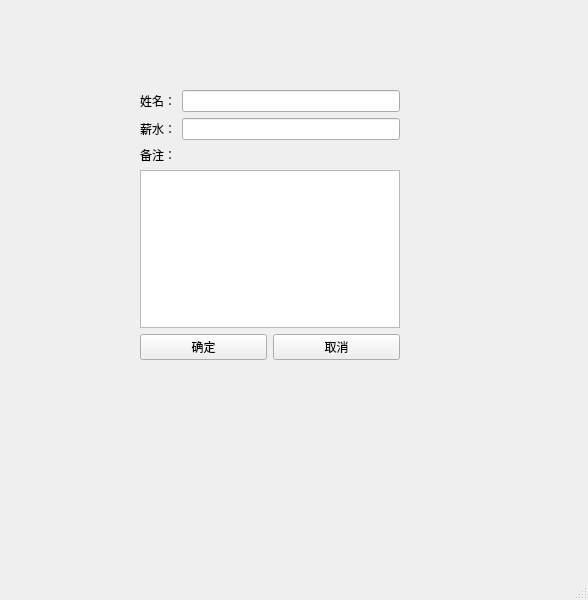
<?xml version="1.0" encoding="UTF-8"?>
<ui version="4.0">
 <class>MainWindow</class>
 <widget class="QMainWindow" name="MainWindow">
  <property name="geometry">
   <rect>
    <x>0</x>
    <y>0</y>
    <width>588</width>
    <height>600</height>
   </rect>
  </property>
  <property name="windowTitle">
   <string>MainWindow</string>
  </property>
  <widget class="QWidget" name="centralwidget">
   <widget class="QWidget" name="">
    <property name="geometry">
     <rect>
      <x>140</x>
      <y>90</y>
      <width>260</width>
      <height>270</height>
     </rect>
    </property>
    <layout class="QVBoxLayout" name="verticalLayout_2">
     <item>
      <layout class="QHBoxLayout" name="horizontalLayout">
       <item>
        <widget class="QLabel" name="label">
         <property name="text">
          <string>姓名：</string>
         </property>
        </widget>
       </item>
       <item>
        <widget class="QLineEdit" name="lineEdit"/>
       </item>
      </layout>
     </item>
     <item>
      <layout class="QHBoxLayout" name="horizontalLayout_2">
       <item>
        <widget class="QLabel" name="label_2">
         <property name="text">
          <string>薪水：</string>
         </property>
        </widget>
       </item>
       <item>
        <widget class="QLineEdit" name="lineEdit_2"/>
       </item>
      </layout>
     </item>
     <item>
      <layout class="QVBoxLayout" name="verticalLayout">
       <item>
        <widget class="QLabel" name="label_3">
         <property name="text">
          <string>备注：</string>
         </property>
        </widget>
       </item>
       <item>
        <widget class="QTextEdit" name="textEdit"/>
       </item>
       <item>
        <layout class="QHBoxLayout" name="horizontalLayout_4">
         <item>
          <widget class="QPushButton" name="pushButton">
           <property name="text">
            <string>确定</string>
           </property>
          </widget>
         </item>
         <item>
          <widget class="QPushButton" name="pushButton_2">
           <property name="text">
            <string>取消</string>
           </property>
          </widget>
         </item>
        </layout>
       </item>
      </layout>
     </item>
    </layout>
   </widget>
  </widget>
  <widget class="QMenuBar" name="menubar">
   <property name="geometry">
    <rect>
     <x>0</x>
     <y>0</y>
     <width>588</width>
     <height>23</height>
    </rect>
   </property>
  </widget>
  <widget class="QStatusBar" name="statusbar"/>
 </widget>
 <resources/>
 <connections/>
</ui>
